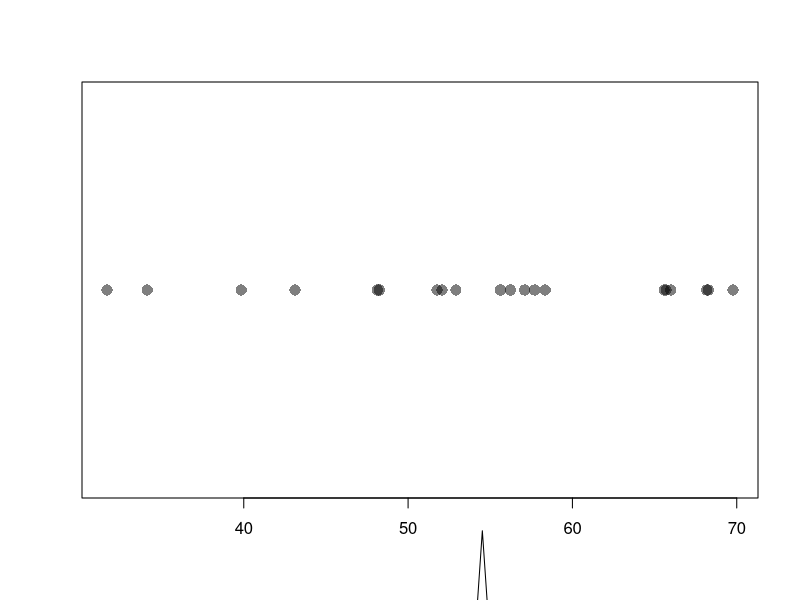
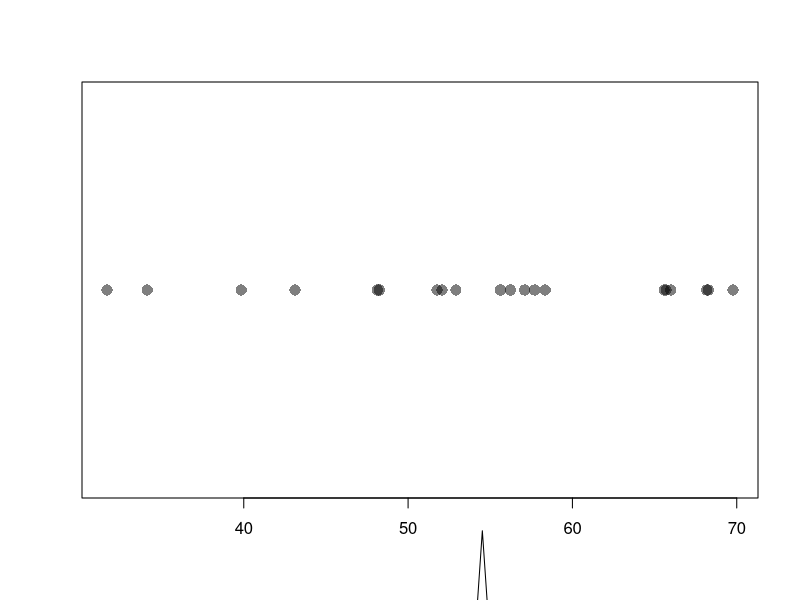
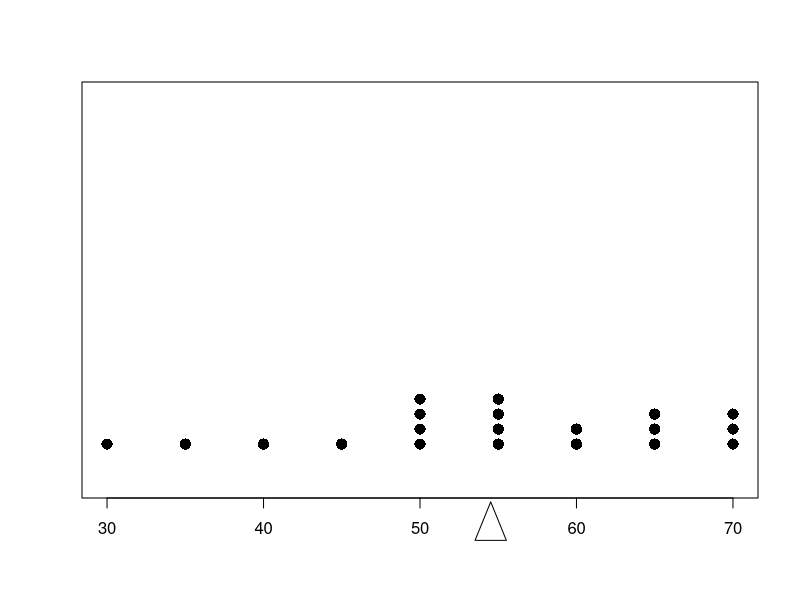
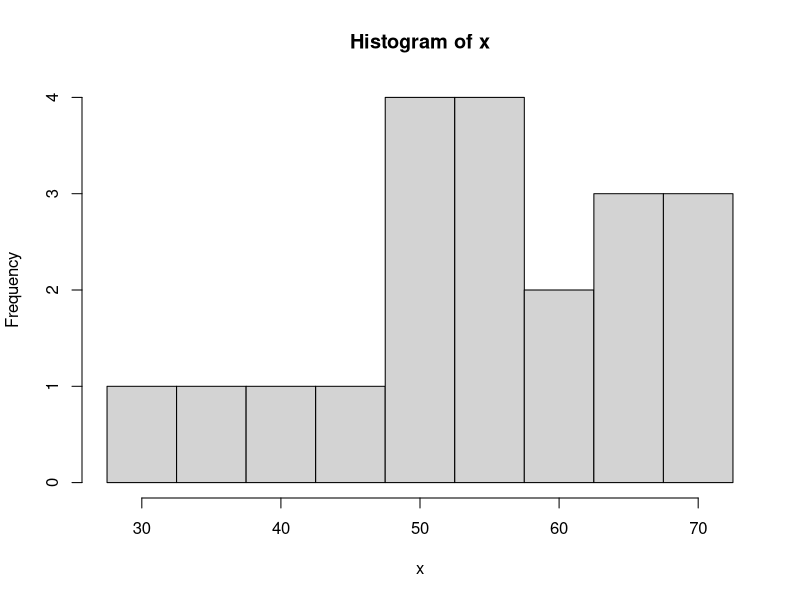
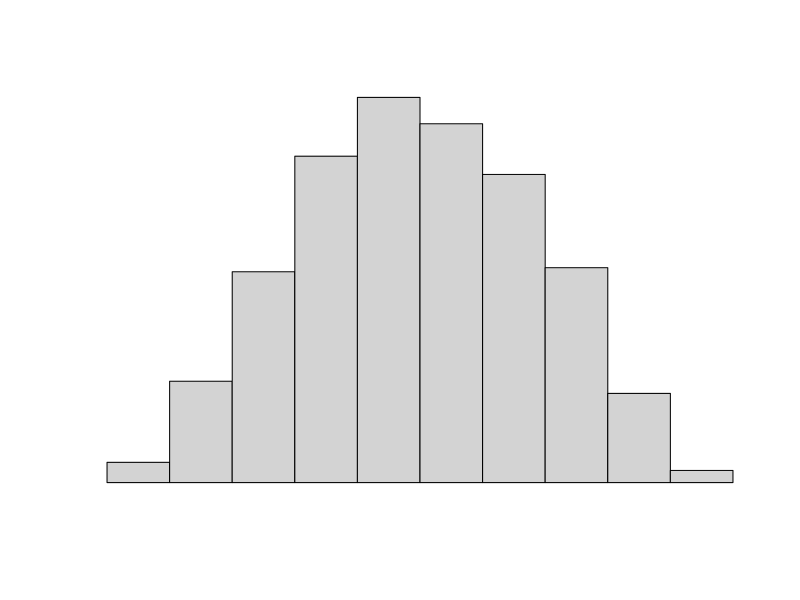
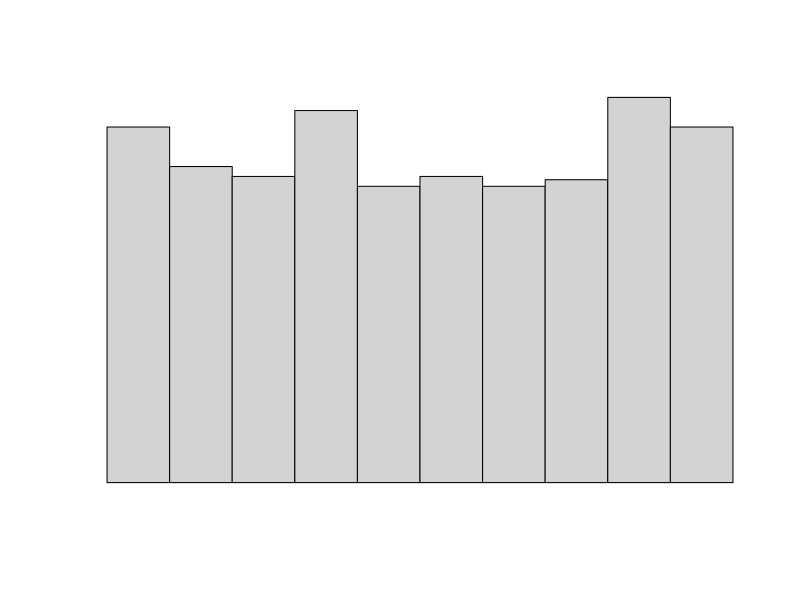
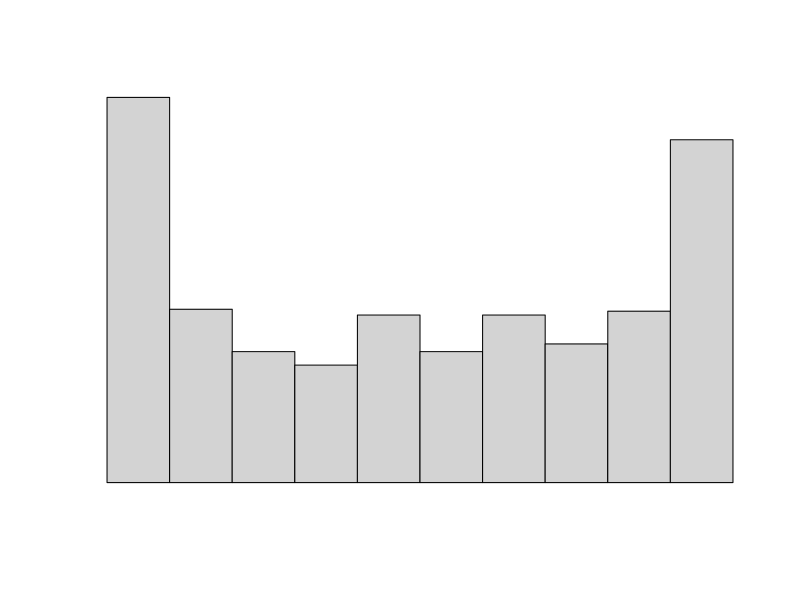
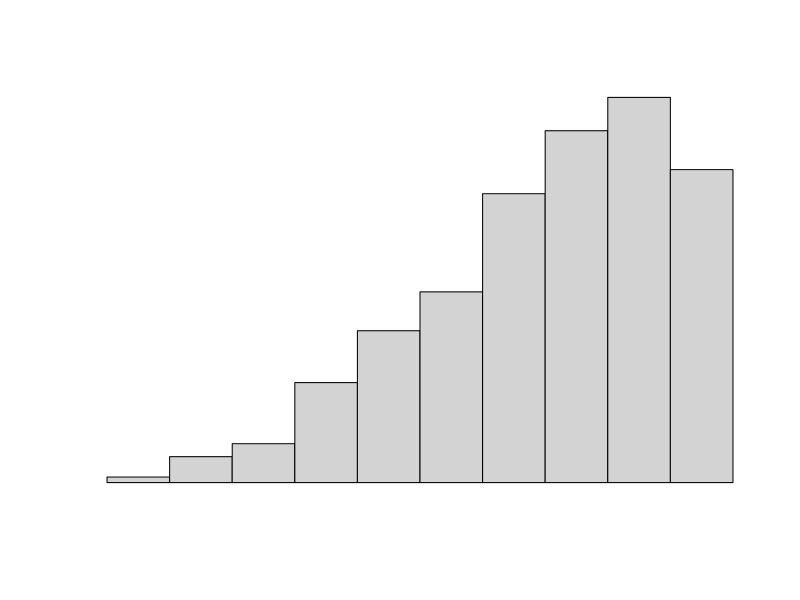

R code for these plots, in order:
## ---- chunk 1
knitr::opts_chunk$set(echo = FALSE)
## ---- chunk 2
set.seed(123)
sam = sample(1:4,7,T)
## ---- chunk 3
par(xpd=T)
x = round(runif(20,30,70),2)
xbar = mean(x)
stripchart(x,pch=16,cex = 1.5,col=rgb(0,0,0,0.5))
polygon(c(xbar,xbar+1,xbar-1),c(0.5,0,0))
## ---- chunk 4
par(xpd=T)
xbar = mean(x)
stripchart(x,pch=16,cex = 1.5,col=rgb(0,0,0,0.5))
polygon(c(xbar,xbar+1,xbar-1),c(0.5,0,0))
## ---- chunk 5
par(xpd=T)
xbar = mean(x)
stripchart(round(x/5)*5,method="stack",offset=0.5,at=0.2,pch=16,cex = 1.5,col=rgb(0,0,0))
polygon(c(xbar,xbar+1,xbar-1),c(-0.1,-0.3,-0.3))
## ---- chunk 6
hist(x,breaks=seq(27.5,72.5,by=5))
## ---- chunk 7
belldata = rbeta(1000,3,3) 
hist(belldata,axes=F,ann=F)
## ---- chunk 8
belldata = rbeta(1000,1,1) 
hist(belldata,axes=F,ann=F)
## ---- chunk 9
belldata = rbeta(1000,0.5,0.5) 
hist(belldata,axes=F,ann=F)
## ---- chunk 10
belldata = rbeta(1000,3,1.3) 
hist(belldata,axes=F,ann=F)
## ---- chunk 11
belldata = rbeta(1000,1.6,5) 
hist(belldata,axes=F,ann=F)
